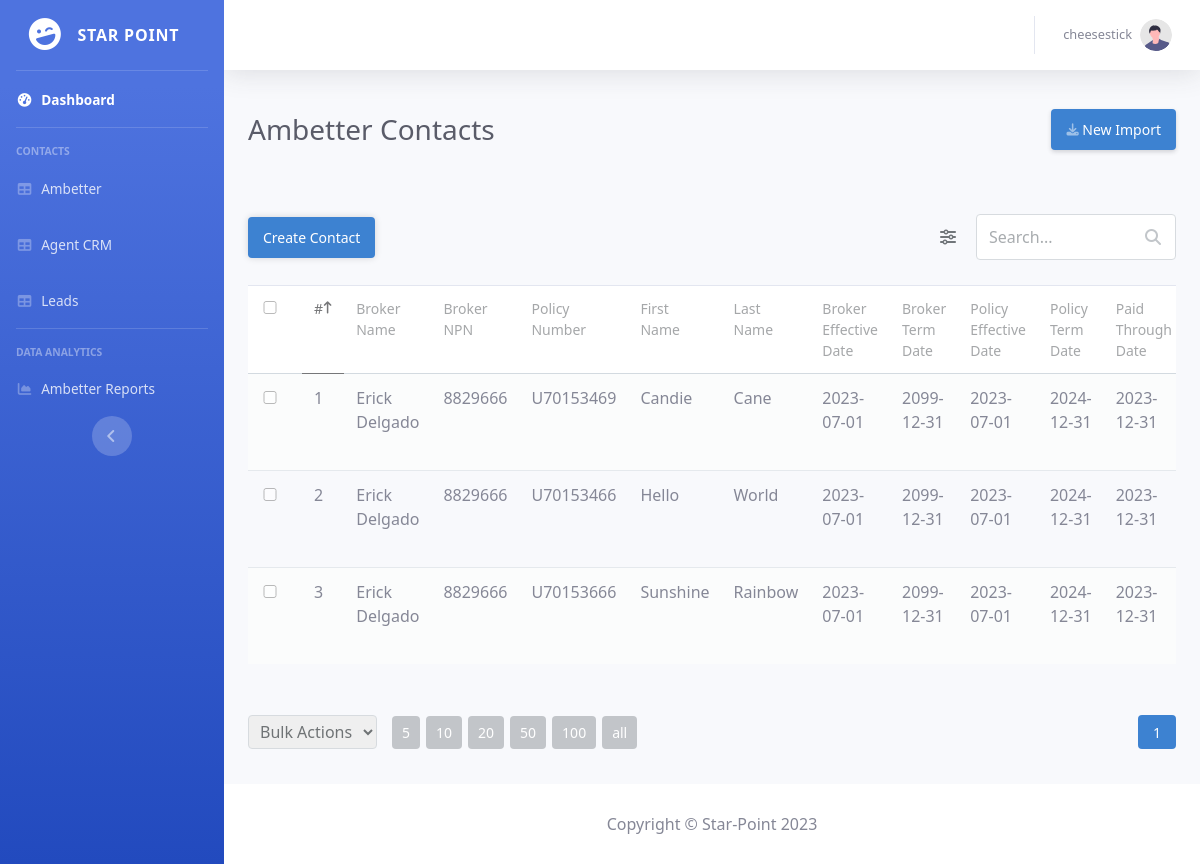
/view/crm/ambetter.php (signed in), run on the app's committed database.
### tables this page shows
CREATE TABLE `Ambetter` (
  `id` int NOT NULL,
  `broker_name` varchar(255) DEFAULT NULL,
  `broker_npn` varchar(50) DEFAULT NULL,
  `policy_number` varchar(50) DEFAULT NULL,
  `first_name` varchar(50) DEFAULT NULL,
  `last_name` varchar(50) DEFAULT NULL,
  `broker_effective_date` date DEFAULT NULL,
  `broker_term_date` date DEFAULT NULL,
  `policy_effective_date` date DEFAULT NULL,
  `policy_term_date` date DEFAULT NULL,
  `paid_through_date` date DEFAULT NULL,
  `county` varchar(255) DEFAULT NULL,
  `state` varchar(4) DEFAULT NULL,
  `on_off_exchange` varchar(3) DEFAULT NULL,
  `exchange_subscriber_id` varchar(255) DEFAULT NULL,
  `member_phone_number` varchar(20) DEFAULT NULL,
  `member_email` varchar(255) DEFAULT NULL,
  `member_responsibility` varchar(255) DEFAULT NULL,
  `member_DOB` date DEFAULT NULL,
  `autopay` varchar(3) DEFAULT NULL,
  `eligible_for_commission` varchar(3) DEFAULT NULL,
  `number_of_members` int DEFAULT NULL,
  `payable_agent` varchar(255) DEFAULT NULL,
  `ar_policy_type` varchar(255) DEFAULT NULL,
  `created` datetime NOT NULL DEFAULT CURRENT_TIMESTAMP
);

### php/config.php (called while the page is built, shortened)
<?php
$default_records_per_page = 20;
$default_ambetter_column = 'id';
$Ambetter = 'Ambetter';
?>

### View/CRM/ambetter.php (the view, shortened to what this page needs)
<?php
include '../../php/functions.php';
$pdo = pdo_connect_mysql();
$page = isset($_GET['page']) && is_numeric($_GET['page']) ? (int)$_GET['page'] : 1;
$records_per_page = isset($_GET['records_per_page']) && (is_numeric($_GET['records_per_page']) || $_GET['records_per_page'] == 'all') ? $_GET['records_per_page'] : $default_records_per_page;
$order_by = isset($_GET['order_by']) && in_array($_GET['order_by'], array_keys($Ambetter_Columns)) ? $_GET['order_by'] : $default_ambetter_column;
$order_sort = isset($_GET['order_sort']) && $_GET['order_sort'] == 'DESC' ? 'DESC' : 'ASC';
$from_date = isset($_GET['from_date']) ? $_GET['from_date'] : '';
$to_date = isset($_GET['to_date']) ? $_GET['to_date'] : '';
$where_sql = '';
$limit_sql = '';
if ($records_per_page != 'all') {
	$limit_sql = ' LIMIT :current_page, :record_per_page ';
}
$stmt = $pdo->prepare('SELECT * FROM ' . $Ambetter . $where_sql . ' ORDER BY ' . $order_by . ' ' . $order_sort . $limit_sql);
if ($records_per_page != 'all') {
	$stmt->bindValue(':current_page', ($page-1)*(int)$records_per_page, PDO::PARAM_INT);
	$stmt->bindValue(':record_per_page', (int)$records_per_page, PDO::PARAM_INT);
}
$stmt->execute();
$results = $stmt->fetchAll(PDO::FETCH_ASSOC);
?>
<?=CRM_header("Ambetter Contacts")?>
        <div id="content-wrapper" class="d-flex flex-column">
            <div id="content">
                <?= CRM_topbar($_SESSION) ?>
                <div class="container-fluid">
                    <div class="d-sm-flex align-items-center justify-content-between mb-4">
                            <h1 class="h3 mb-0 text-gray-800">Ambetter Contacts</h1>
                            <a href="ambetter-import.php" class="d-none d-sm-inline-block btn btn-sm btn-primary shadow-sm"> New Import</a>
                    </div>
                    <div class="style-content read">
                    <form action="" method="get" class="crud-form">
                        <div class="top">
                            <div class="btns">
                                <a href="ambetter-create.php" class="btn">Create Contact</a>
                            </div>
                            <div class="wrap">
                                <div class="filters">
                                    <a href="#" class="toggle-filters-btn"><i class="fa-solid fa-sliders"></i></a>
                                </div>
                                <div class="search">
                                    <input type="text" name="search" placeholder="Search..." value="<?=isset($_GET['search']) ? htmlentities($_GET['search'], ENT_QUOTES) : ''?>">
                                    <i class="fa-solid fa-magnifying-glass"></i>
                                </div>
                            </div>
                        </div>
                        <div class="table">
                            <table>
                                <thead>
                                    <tr>
                                        <td class="checkbox">
                                            <input type="checkbox" class="select-all">
                                        </td>
                                        <?php foreach ($Ambetter_Columns as $column_key => $column): ?>
                                        <td<?=$order_by==$column_key?' class="active"':''?>>
                                            <?php if ($column['sortable']): ?>
                                            <a href="ambetter.php?page=1&records_per_page=<?=$records_per_page?>&order_by=<?=$column_key?>&order_sort=<?=$order_sort == 'ASC' ? 'DESC' : 'ASC'?>&from_date=<?=$from_date?>&to_date=<?=$to_date?><?=isset($_GET['search']) ? '&search=' . htmlentities($_GET['search'], ENT_QUOTES) : ''?>">
                                            <?php endif; ?>
                                                <?=$column['label']?>
                                            <?php if ($column['sortable']): ?>
                                            </a>
                                            <?php endif; ?>
                                        </td>
                                        <?php endforeach; ?>
                                    </tr>
                                </thead>
                                <tbody>
                                    <?php foreach ($results as $result): ?>
                                    <tr>
                                        <td class="checkbox"><input type="checkbox" value="<?=$result['id']?>" name="record[]"></td>
                                        <?php foreach ($Ambetter_Columns as $column_key => $column): ?>
                                        <?php if ($column['type'] == 'datetime'): ?>
                                        <td class="<?=$column_key?>"><?=date('Y-m-d H:i', strtotime($result[$column_key]))?></td>
                                        <?php elseif ($column['type'] == 'date'): ?>
                                        <td class="<?=$column_key?>"><?=date('Y-m-d', strtotime($result[$column_key]))?></td>
                                        <?php elseif ($column['type'] == 'integer'): ?>
                                        <td class="<?=$column_key?>"><?=number_format($result[$column_key])?></td>
                                        <?php else: ?>
                                        <td class="<?=$column_key?>"><?=htmlspecialchars((string) $result[$column_key], ENT_QUOTES)?></td>
                                        <?php endif; ?>
                                        <?php endforeach; ?>
                                    </tr>
                                    <?php endforeach; ?>
                                </tbody>
                            </table>
                        </div>
                        <div class="bot">
                            <div class="records-per-page">
                                <select name="bulk_action" class="bulk-action">
                                    <option value="" disabled selected>Bulk Actions</option>
                                </select>
                                <a href="ambetter.php?page=1&records_per_page=5&order_by=<?=$order_by?>&order_sort=<?=$order_sort?>&from_date=<?=$from_date?>&to_date=<?=$to_date?><?=isset($_GET['search']) ? '&search=' . htmlentities($_GET['search'], ENT_QUOTES) : ''?>">5</a>
                                <a href="ambetter.php?page=1&records_per_page=10&order_by=<?=$order_by?>&order_sort=<?=$order_sort?>&from_date=<?=$from_date?>&to_date=<?=$to_date?><?=isset($_GET['search']) ? '&search=' . htmlentities($_GET['search'], ENT_QUOTES) : ''?>">10</a>
                                <a href="ambetter.php?page=1&records_per_page=20&order_by=<?=$order_by?>&order_sort=<?=$order_sort?>&from_date=<?=$from_date?>&to_date=<?=$to_date?><?=isset($_GET['search']) ? '&search=' . htmlentities($_GET['search'], ENT_QUOTES) : ''?>">20</a>
                                <a href="ambetter.php?page=1&records_per_page=50&order_by=<?=$order_by?>&order_sort=<?=$order_sort?>&from_date=<?=$from_date?>&to_date=<?=$to_date?><?=isset($_GET['search']) ? '&search=' . htmlentities($_GET['search'], ENT_QUOTES) : ''?>">50</a>
                                <a href="ambetter.php?page=1&records_per_page=100&order_by=<?=$order_by?>&order_sort=<?=$order_sort?>&from_date=<?=$from_date?>&to_date=<?=$to_date?><?=isset($_GET['search']) ? '&search=' . htmlentities($_GET['search'], ENT_QUOTES) : ''?>">100</a>
                                <a href="ambetter.php?page=1&records_per_page=all&order_by=<?=$order_by?>&order_sort=<?=$order_sort?>&from_date=<?=$from_date?>&to_date=<?=$to_date?><?=isset($_GET['search']) ? '&search=' . htmlentities($_GET['search'], ENT_QUOTES) : ''?>">all</a>
                            </div>
                            <div class="pagination">
                                <?php if ($records_per_page != 'all'): ?>
                                <a href="ambetter.php?page=<?=$page?>&records_per_page=<?=$records_per_page?>&order_by=<?=$order_by?>&order_sort=<?=$order_sort?>&from_date=<?=$from_date?>&to_date=<?=$to_date?><?=isset($_GET['search']) ? '&search=' . htmlentities($_GET['search'], ENT_QUOTES) : ''?>" class="selected"><?=$page?></a>
                                <?php endif; ?>
                            </div>
                        </div>
                        </form>
                    </div>
            </div>
            <?=CRM_footer()?>
        </div>
    </div>
</body>
</html>

### data on the page
ambetter: id "1", broker_name "Erick Delgado", broker_npn "8829666", policy_number "U70153469", first_name "Candie", last_name "Cane", broker_effective_date "2023-07-01", broker_term_date "2099-12-31", policy_effective_date "2023-07-01", policy_term_date "2024-12-31", paid_through_date "2023-12-31"
ambetter: id "2", broker_name "Erick Delgado", broker_npn "8829666", policy_number "U70153466", first_name "Hello", last_name "World", broker_effective_date "2023-07-01", broker_term_date "2099-12-31", policy_effective_date "2023-07-01", policy_term_date "2024-12-31", paid_through_date "2023-12-31"
ambetter: id "3", broker_name "Erick Delgado", broker_npn "8829666", policy_number "U70153666", first_name "Sunshine", last_name "Rainbow", broker_effective_date "2023-07-01", broker_term_date "2099-12-31", policy_effective_date "2023-07-01", policy_term_date "2024-12-31", paid_through_date "2023-12-31"

### other printed values
$name "cheesestick"
$column['label'] "#"
$column['label'] "Broker Name"
$column['label'] "Broker NPN"
$column['label'] "Policy Number"
$column['label'] "First Name"
$column['label'] "Last Name"
$column['label'] "Broker Effective Date"
$column['label'] "Broker Term Date"
$column['label'] "Policy Effective Date"
$column['label'] "Policy Term Date"
$column['label'] "Paid Through Date"
$page "1"
